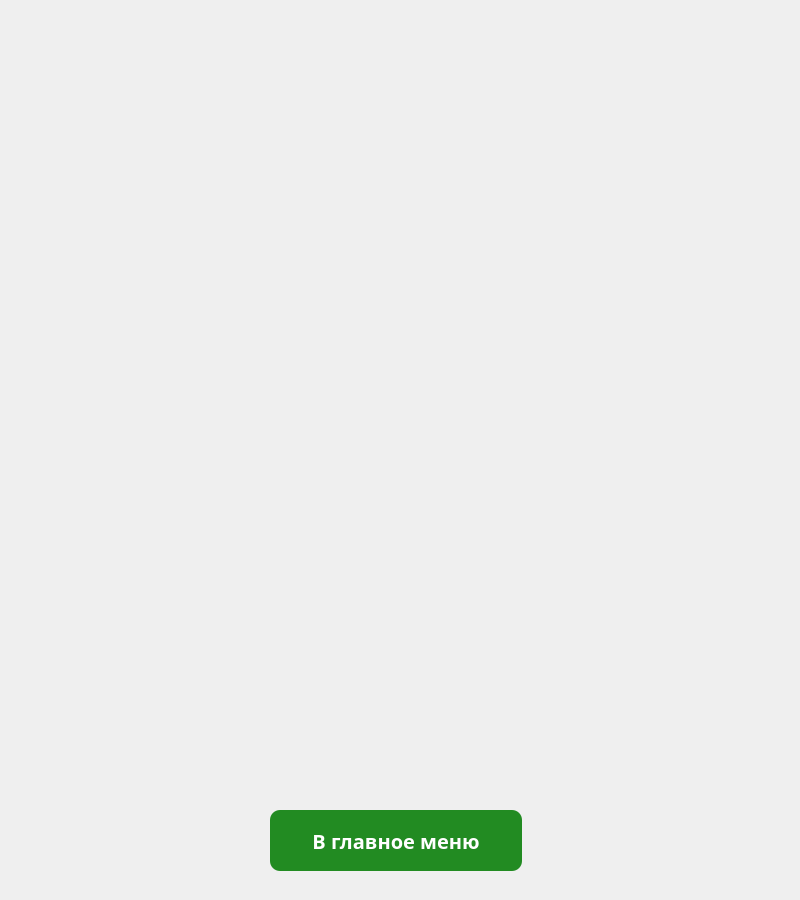
<?xml version="1.0" encoding="UTF-8"?>
<ui version="4.0">
 <class>ControlWindow</class>
 <widget class="QWidget" name="ControlWindow">
  <property name="geometry">
   <rect>
    <x>0</x>
    <y>0</y>
    <width>800</width>
    <height>900</height>
   </rect>
  </property>
  <property name="windowTitle">
   <string>Form</string>
  </property>
  <widget class="QPushButton" name="pushButton">
   <property name="geometry">
    <rect>
     <x>270</x>
     <y>810</y>
     <width>252</width>
     <height>61</height>
    </rect>
   </property>
   <property name="font">
    <font>
     <family>Arial Black</family>
     <pointsize>-1</pointsize>
     <weight>75</weight>
     <italic>false</italic>
     <bold>true</bold>
    </font>
   </property>
   <property name="styleSheet">
    <string notr="true">QPushButton{
background-color: #228B22;
	 color : white;
     border-style: outset;
     border-radius: 10px;
     border-color: beige;
     font: bold 20px;
     min-width: 10em;
     padding: 6px;
}

QPushButton:hover{
	background-color: green;
}

QPushButton:pressed {
    background-color: qlineargradient(x1: 0, y1: 0, x2: 0, y2: 1,
                                      stop: 0 #008000, stop: 1 #006400);
}</string>
   </property>
   <property name="text">
    <string>В главное меню</string>
   </property>
  </widget>
 </widget>
 <resources/>
 <connections/>
</ui>
